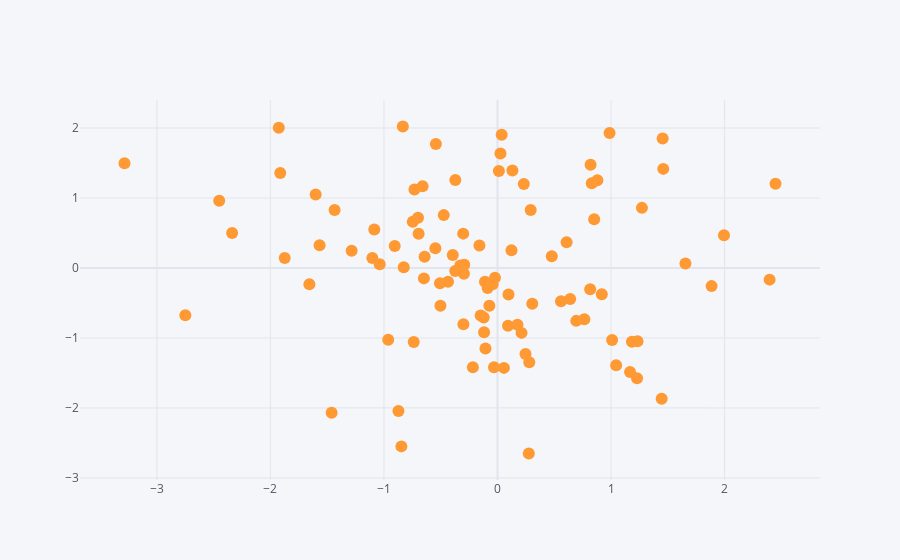

The cell this chart's notebook holds for it:
### Code cell
df.iplot(x='A', y = 'B', mode='markers')
